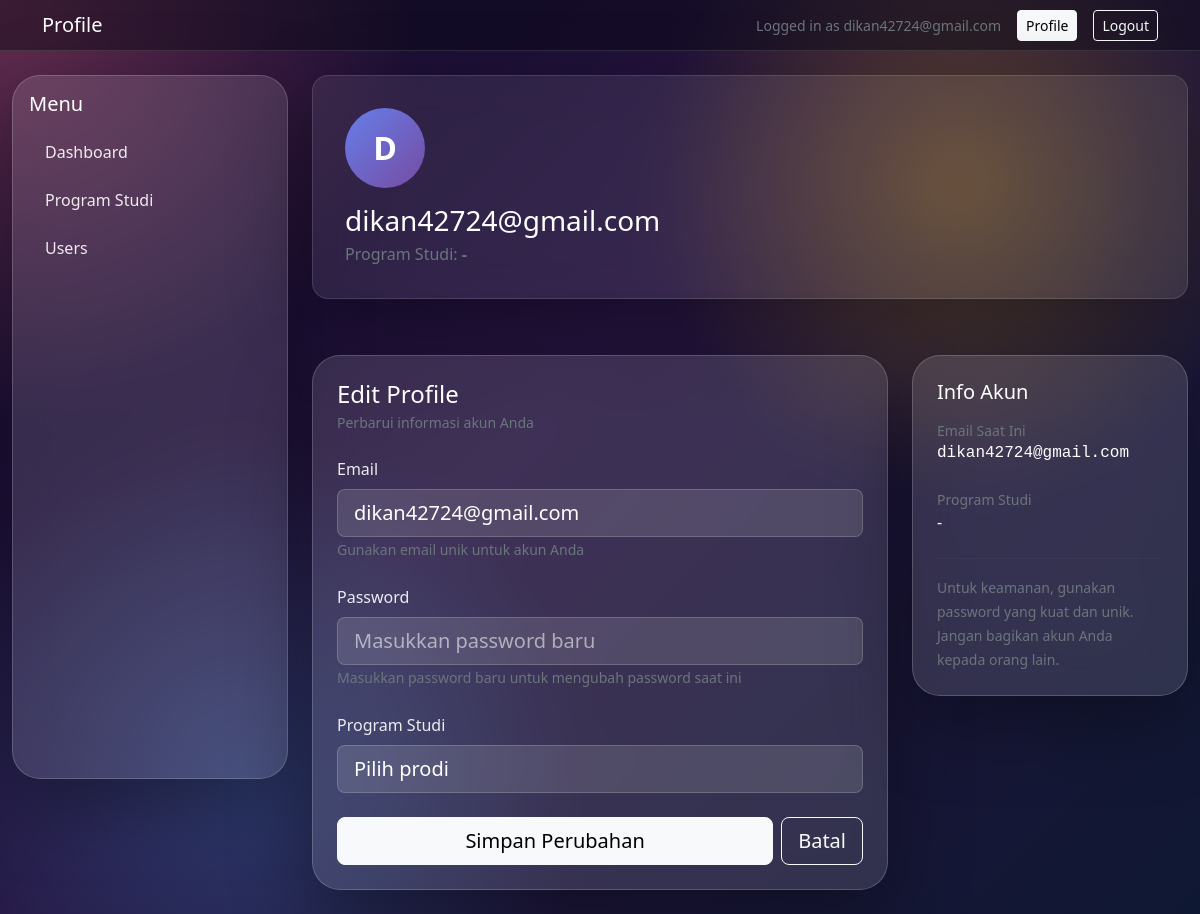
The app's page /profile.php (signed in), older data.
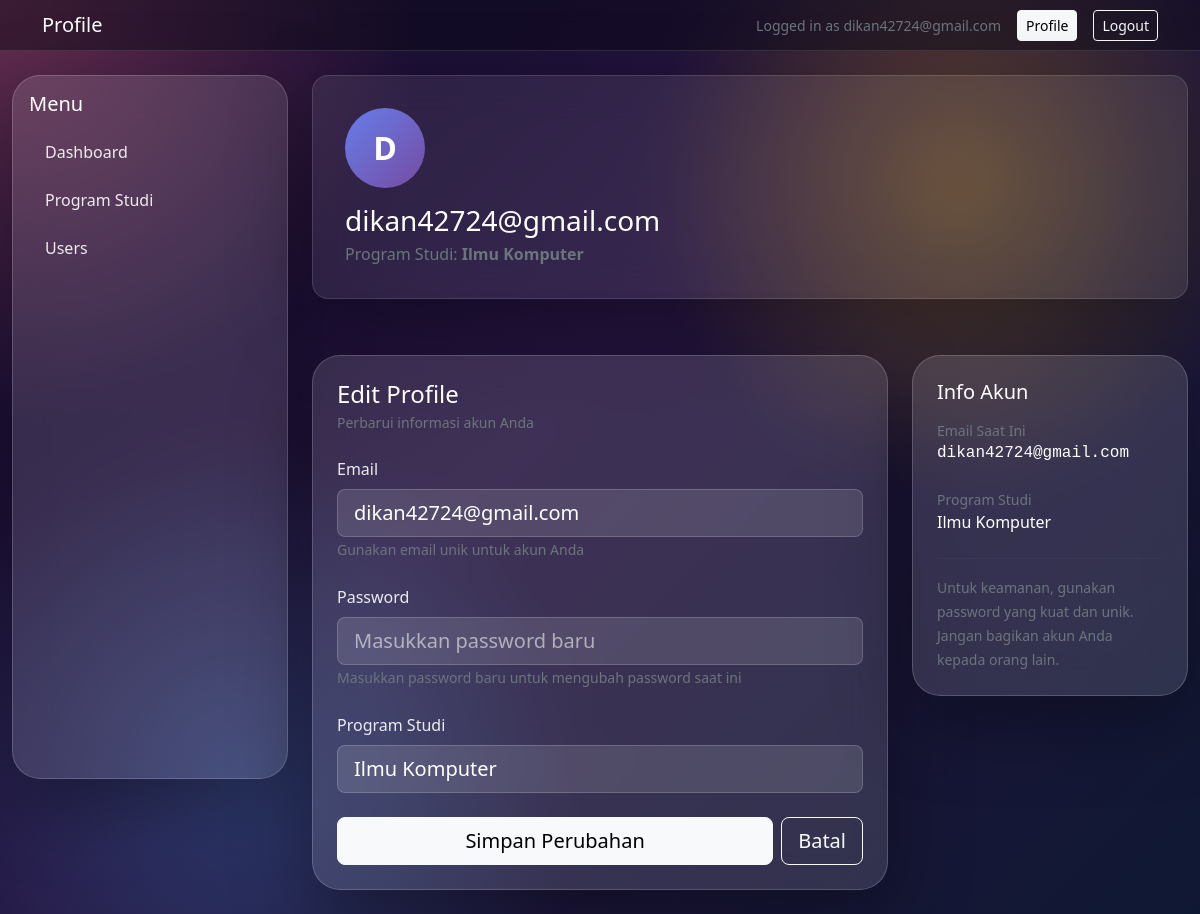
The same page, newer data.
### tables this page shows
CREATE TABLE `user_tbl` (
  `user_id` int(11) NOT NULL,
  `email` varchar(255) NOT NULL,
  `password` varchar(255) NOT NULL,
  `prodi_id` int(11) NOT NULL
);

CREATE TABLE `prodi_tbl` (
  `prodi_id` int(11) NOT NULL,
  `nama_prodi` varchar(255) NOT NULL
);

### profile.php (the view, shortened to what the changed rows need)
<?php
$dbHost = 'localhost';
$dbUser = 'root';
$dbPassword = '';
$dbName = 'pemweb_db';
$email = $_SESSION['email'] ?? 'User';
$error = '';
$emailValue = $email;
$prodiName = '-';
$selectedProdiId = '';
$conn = new mysqli($dbHost, $dbUser, $dbPassword, $dbName);
$prodiList = [];
if ($error === '') {
	$prodiResult = $conn->query('SELECT prodi_id, nama_prodi FROM prodi_tbl ORDER BY nama_prodi ASC');
	if ($prodiResult) {
		while ($row = $prodiResult->fetch_assoc()) {
			$prodiList[] = $row;
		}
	}
	$stmt = $conn->prepare('SELECT email, password, prodi_id FROM user_tbl WHERE email = ?');
	if ($stmt) {
		$stmt->bind_param('s', $email);
		$stmt->execute();
		$result = $stmt->get_result();
		if ($row = $result->fetch_assoc()) {
			$emailValue = $row['email'];
			$selectedProdiId = $row['prodi_id'];
			foreach ($prodiList as $prodi) {
				if ($prodi['prodi_id'] == $selectedProdiId) {
					$prodiName = $prodi['nama_prodi'];
					break;
				}
			}
		}
	}
}
?>
<!doctype html>
<html lang="en">
<head>
	<link rel="stylesheet" href="css/bootstrap.min.css">
</head>
<body>
	<main class="container-fluid py-4">
		<div class="row g-4">
			<section class="col-12 col-md-9">
				<div class="row g-4">
					<div class="col-12">
						<div class="hero-glass profile-header">
							<div class="d-flex align-items-start">
								<div>
									<p class="text-secondary mb-0">Program Studi: <strong><?php echo htmlspecialchars($prodiName, ENT_QUOTES, 'UTF-8'); ?></strong></p>
								</div>
							</div>
						</div>
					</div>
					<div class="col-12 col-lg-8">
						<div class="hero-glass p-4">
							<form method="post" action="profile.php">
								<div class="mb-4">
									<label for="email" class="form-label">Email</label>
									<input type="email" class="form-control form-control-lg" id="email" name="email" value="<?php echo htmlspecialchars($emailValue, ENT_QUOTES, 'UTF-8'); ?>" placeholder="name@example.com" required>
									<small class="text-secondary">Gunakan email unik untuk akun Anda</small>
								</div>
								<div class="mb-4">
									<label for="prodi_id" class="form-label">Program Studi</label>
									<select class="form-select form-select-lg" id="prodi_id" name="prodi_id" required>
										<option value="">Pilih prodi</option>
										<?php foreach ($prodiList as $prodi): ?>
											<option value="<?php echo htmlspecialchars($prodi['prodi_id'], ENT_QUOTES, 'UTF-8'); ?>" <?php echo ((string)$selectedProdiId === (string)$prodi['prodi_id']) ? 'selected' : ''; ?>>
												<?php echo htmlspecialchars($prodi['nama_prodi'], ENT_QUOTES, 'UTF-8'); ?>
											</option>
										<?php endforeach; ?>
									</select>
								</div>
							</form>
						</div>
					</div>
					<div class="col-12 col-lg-4">
						<div class="hero-glass p-4">
							<div class="mb-4">
								<small class="text-secondary d-block">Program Studi</small>
								<p class="mb-0"><?php echo htmlspecialchars($prodiName, ENT_QUOTES, 'UTF-8'); ?></p>
							</div>
						</div>
					</div>
				</div>
			</section>
		</div>
	</main>
</body>
</html>

Row changes from the older to the newer data that the page shows:
added prodi_tbl: nama_prodi "Ilmu Komputer"
shown differently, row unchanged: user_tbl "dikan42724@gmail.com": prodi_id (not shown) → "Ilmu Komputer"
Text that changed along with them:
$prodiName: "-" → (not shown)
form field prodi_id: "Pilih prodi" → (not shown)
